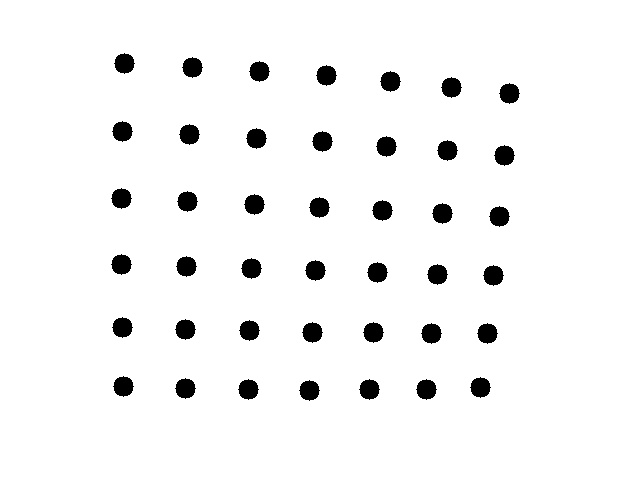
#> input picture circle_grid_01.jpg, 640 x 480 px; its folder holds 5 pictures in this run
$ python bai_tap_can_chinh.py
#> lines starting #> are read from the running program, lines starting #| are printed output that depends on the picture; after the words box and inside, x2 and y2 are one past the last pixel; in counts of white or black regions, pixels touching at a corner belong together
import numpy as np
import cv2 as cv
import glob

# ==========================================
# 1. CẤU HÌNH THÔNG SỐ LƯỚI HÌNH TRÒN
# ==========================================
pattern_size = (7, 6) # Lưới gồm 7 cột và 6 hàng chấm tròn

# Chuẩn bị tọa độ các điểm trong thế giới thực (Object Points)
objp = np.zeros((pattern_size[0] * pattern_size[1], 3), np.float32)
objp[:, :2] = np.mgrid[0:pattern_size[0], 0:pattern_size[1]].T.reshape(-1, 2)

objpoints = [] # Lưu điểm 3D thực tế
imgpoints = [] # Lưu vị trí tâm hình tròn 2D trên ảnh

# Đọc tất cả các ảnh mẫu có tên bắt đầu bằng circle_grid_
images = glob.glob('circle_grid_*.jpg')

print(f"Tìm thấy {len(images)} ảnh để xử lý.")

# ==========================================
# 2. TÌM TÂM CÁC HÌNH TRÒN (IMAGE POINTS)
# ==========================================
for fname in images:
    img = cv.imread(fname)
#> img is the input picture: shape (480, 640, 3); min 0, max 255, mean 243.9
    gray = cv.cvtColor(img, cv.COLOR_BGR2GRAY)

    # DÙNG HÀM TÌM LƯỚI TRÒN ĐỐI XỨNG THEO YÊU CẦU ĐỀ BÀI
    ret, centers = cv.findCirclesGrid(gray, pattern_size, cv.CALIB_CB_SYMMETRIC_GRID)
#> ret = True; centers = 42 rows, first 8: [124, 63], [192, 67], [259, 71], [326, 75], [390, 81], [451, 87], [509, 93], [122, 131]

    if ret == True:
        objpoints.append(objp)
        imgpoints.append(centers)

        # Vẽ các tâm hình tròn tìm được lên ảnh để hiển thị
        cv.drawChessboardCorners(img, pattern_size, centers, ret)
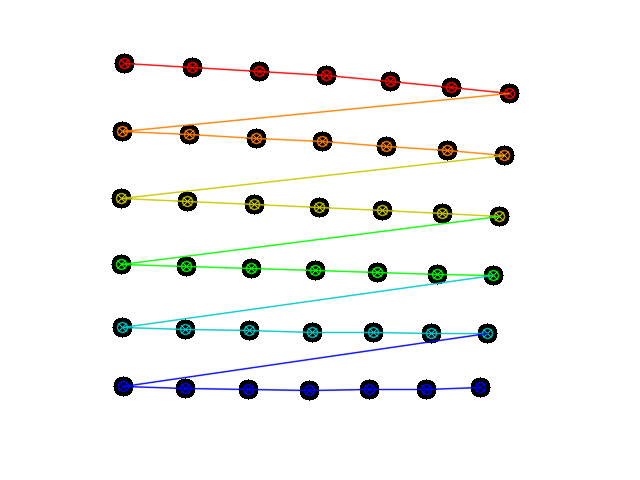
#> img: shape (480, 640, 3); 5.13% of pixels changed, all inside (x1, y1, x2, y2) = (115, 57, 516, 397)
        cv.imshow('Dang tim quĩ dao tam tron...', img)
        cv.waitKey(300) # Đợi 0.3 giây mỗi ảnh để bạn quan sát
    else:
        print(f"Không tìm thấy lưới tròn trong ảnh: {fname}")
#> pass 2 of the loop `for fname in images:`:
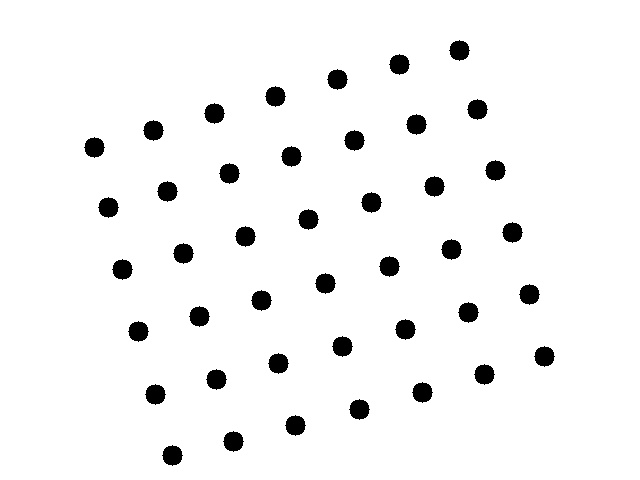
#> input picture circle_grid_02.jpg, 640 x 480 px
#> img is the input picture: shape (480, 640, 3); min 0, max 255, mean 243.9
#> centers = 42 rows, first 8: [94, 147], [153, 130], [214, 113], [275, 96], [337, 79], [399, 64], [459, 50], [108, 207]
#> `cv.drawChessboardCorners(img, pattern_size, centers, ret)`:
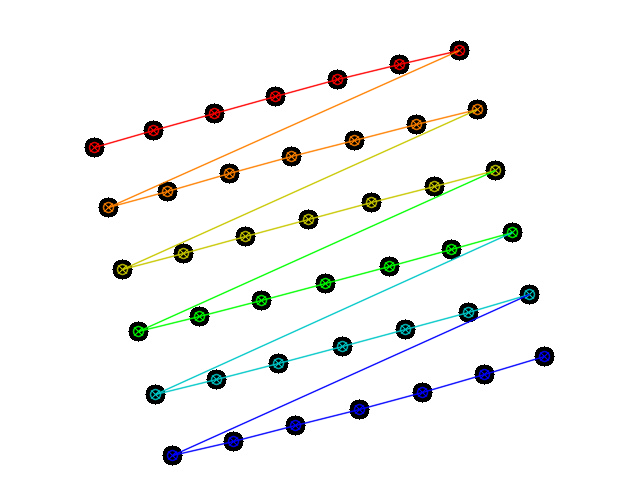
#> img: shape (480, 640, 3); 5.03% of pixels changed, all inside (x1, y1, x2, y2) = (88, 44, 551, 462)
#> pass 3 of the loop `for fname in images:`:
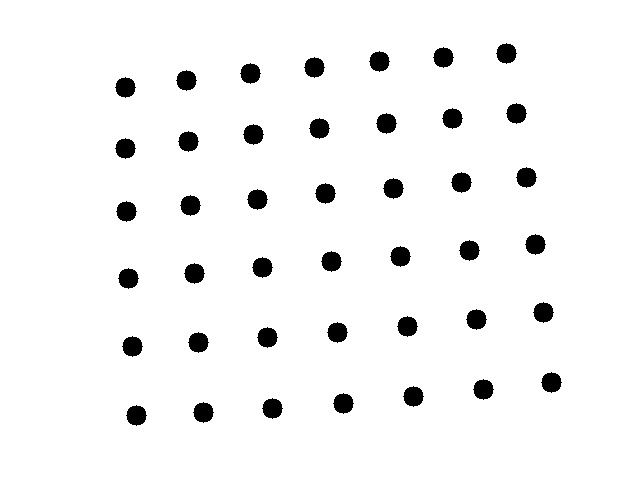
#> input picture circle_grid_03.jpg, 640 x 480 px
#> img is the input picture: shape (480, 640, 3); min 0, max 255, mean 243.9
#> centers = 42 rows, first 8: [125, 87], [186, 80], [250, 73], [314, 67], [379, 61], [443, 57], [506, 53], [125, 148]
#> `cv.drawChessboardCorners(img, pattern_size, centers, ret)`:
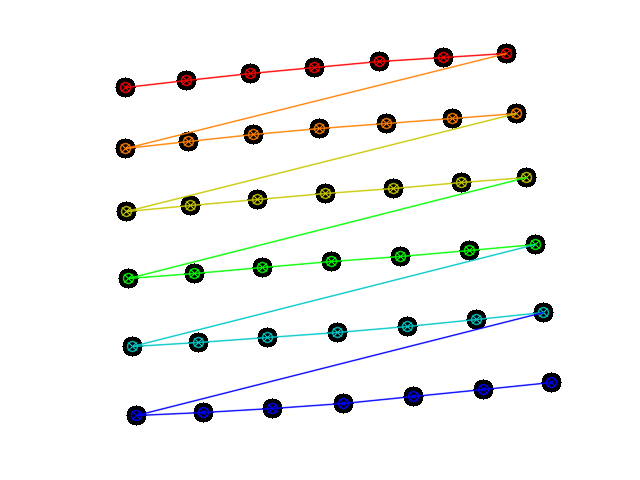
#> img: shape (480, 640, 3); 5.4% of pixels changed, all inside (x1, y1, x2, y2) = (119, 47, 558, 422)
#> the loop made 5 passes; the first 3 are shown

cv.destroyAllWindows()

# ==========================================
# 3. TIẾN HÀNH CÂN CHỈNH CAMERA
# ==========================================
print("\n--- Đang tính toán ma trận Camera... ---")
ret, mtx, dist, rvecs, tvecs = cv.calibrateCamera(objpoints, imgpoints, gray.shape[::-1], None, None)

print("\n[KẾT QUẢ VỀ TÍNH CHẤT NỘI TẠI - INTRINSIC]")
print("Ma trận Camera (Camera Matrix):\n", mtx)
print("Hệ số làm cong/méo ảnh (Distortion Coefficients):\n", dist)

# ==========================================
# 4. KHỬ BIẾN DẠNG ẢNH (UNDISTORT)
# ==========================================
# Lấy thử ảnh số 1 ra để nắn thẳng lại
img_test = cv.imread('circle_grid_01.jpg')
h, w = img_test.shape[:2]
#> h = 480; w = 640
newcameramtx, roi = cv.getOptimalNewCameraMatrix(mtx, dist, (w, h), 1, (w, h))

# Tiến hành nắn thẳng ảnh
dst = cv.undistort(img_test, mtx, dist, None, newcameramtx)
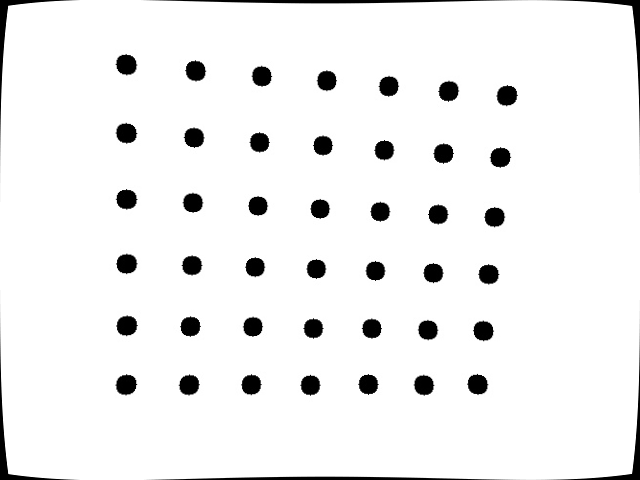
#> dst: shape (480, 640, 3); min 0, max 255, mean 241

# Cắt bỏ rìa đen thừa nếu có
x, y, w_box, h_box = roi
dst = dst[y:y+h_box, x:x+w_box]
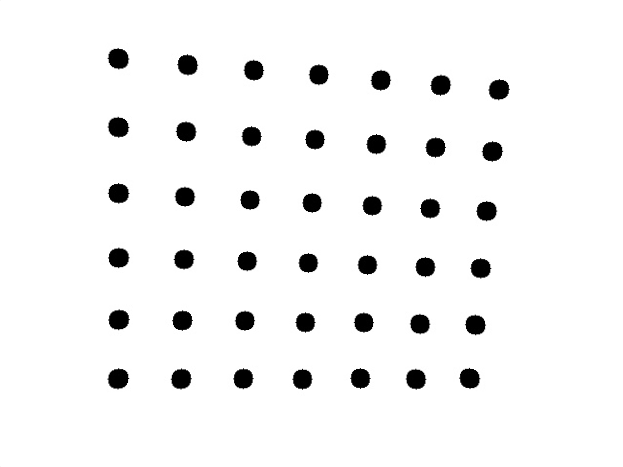
#> dst: shape (467, 623, 3); min 0, max 255, mean 243.7

# Lưu lại ảnh kết quả sạch sẽ
cv.imwrite('ket_qua_khu_cong.png', dst)
print("\nĐã nắn thẳng ảnh và lưu thành công tại file: 'ket_qua_khu_cong.png'")

# ==========================================
# 5. TÍNH SAI SỐ CHIẾU LẠI (RE-PROJECTION ERROR)
# ==========================================
mean_error = 0
for i in range(len(objpoints)):
    imgpoints2, _ = cv.projectPoints(objpoints[i], rvecs[i], tvecs[i], mtx, dist)
    error = cv.norm(imgpoints[i], imgpoints2, cv.NORM_L2SQR) / len(imgpoints2)
    mean_error += error

print("\nSai số tổng kết (Re-projection Error): {}".format(np.sqrt(mean_error / len(objpoints))))
print("-> Sai số càng gần bằng 0 tức là thuật toán tính càng chính xác!")
